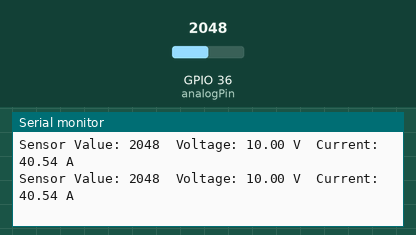
Recording of a sketch running on a simulated ESP32. Shown: the last lines printed to the serial monitor. Inputs (shaded band) come from the test bench; at power-on: GPIO 36 (analogPin) = 2048.

Above: at 1.8 s.
1.9 s: GPIO 36 (analogPin) set to 2866
At 2.4 s:
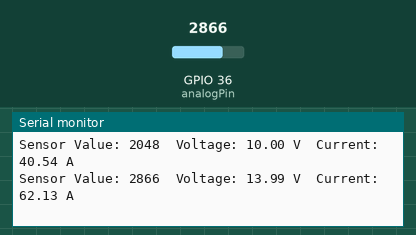
3.4 s: GPIO 36 (analogPin) set to 3603
At 4.8 s:
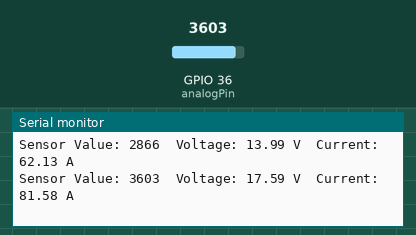
Timing chart, 0 to 6.4 s (numbered marks = the images above; inputs shaded):
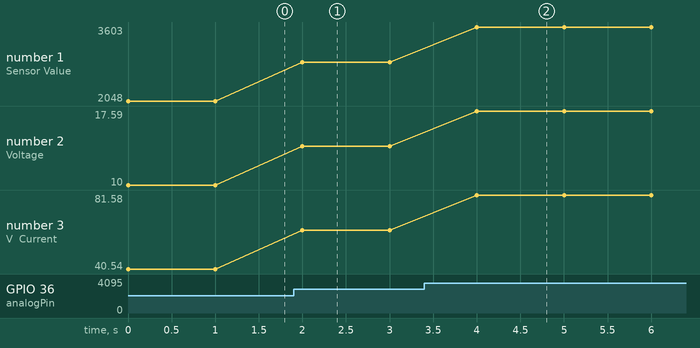

The sketch:

example.ino
```cpp
const int analogPin = A0;    // Pin connected to OUT of ACS712
const int sensorZero = 512;  // Midpoint value (2.5V) for 10-bit ADC with 5V reference

float sensitivity = 0.185;  // Sensitivity for ACS712-05B is 185 mV/A

void setup() {
  Serial.begin(9600);  // Initialize serial communication
}

void loop() {
  int sensorValue = analogRead(analogPin);       // Read the analog input
  float voltage = (sensorValue / 1024.0) * 5.0;  // Convert ADC value to voltage

  // Calculate current (adjust the voltage offset as needed)
  float current = (voltage - 2.5) / sensitivity;

  // Print the results
  Serial.print("Sensor Value: ");
  Serial.print(sensorValue);
  Serial.print("  Voltage: ");
  Serial.print(voltage);
  Serial.print(" V  Current: ");
  Serial.print(current);
  Serial.println(" A");

  delay(1000);  // Wait for a second before taking another reading
}
```

Measured:
- after the input at 1.9 s, the serial monitor: prints a new line after 0.10 s (image 1)
- after the input at 3.4 s, the serial monitor: prints a new line after 0.60 s (image 2)
- plotted number 1: 2048 → 2866 after the input at 1.9 s, 2866 → 3603 after the input at 3.4 s
- plotted number 2: 10 → 13.99 after the input at 1.9 s, 13.99 → 17.59 after the input at 3.4 s
- plotted number 3: 40.54 → 62.13 after the input at 1.9 s, 62.13 → 81.58 after the input at 3.4 s
